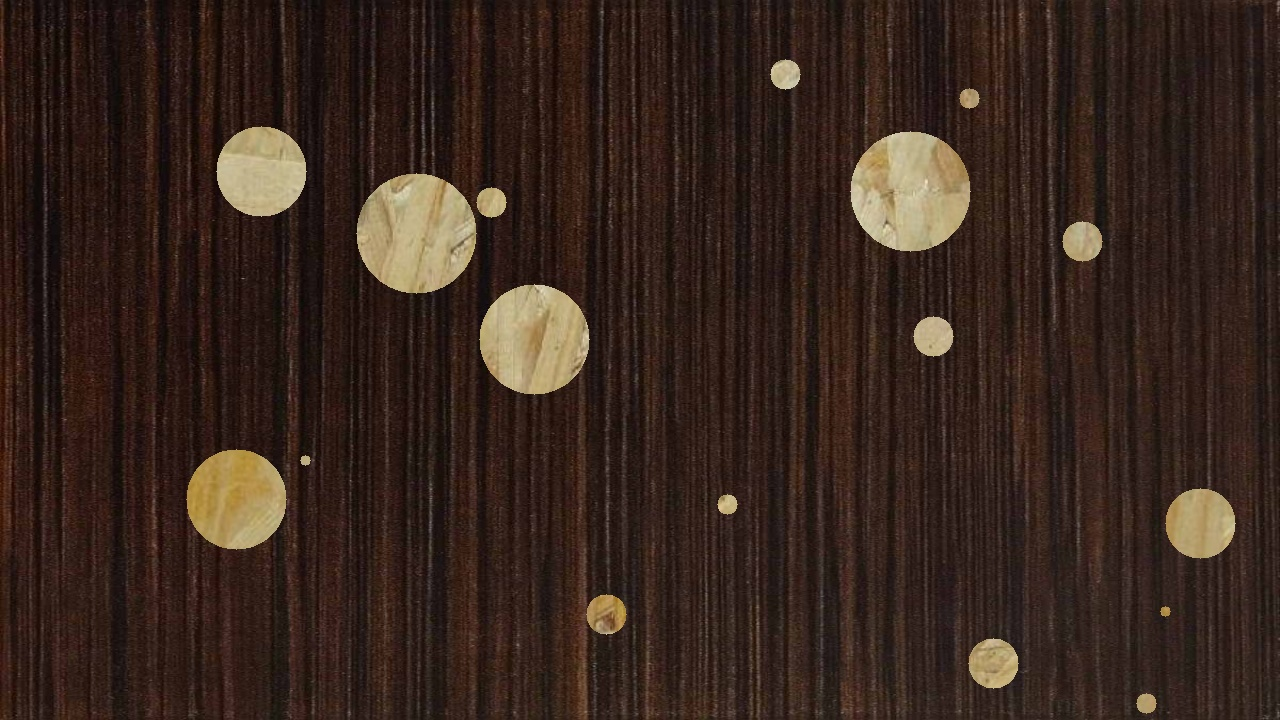
#> input picture project/real_detection/for_search.jpg, 1280 x 720 px
$ python HoughCircle.py
#> lines starting #> are read from the running program, lines starting #| are printed output that depends on the picture; after the words box and inside, x2 and y2 are one past the last pixel; in counts of white or black regions, pixels touching at a corner belong together
import sys
import numpy as np
import cv2 as cv
from skimage.io import imread, imsave


def cv_show(name, image):
    cv.namedWindow(name, cv.WINDOW_NORMAL)
    cv.imshow(name, image)
    cv.waitKey(0)
    cv.destroyAllWindows()

def main(argv):
    default_file = 'for_search.jpg'
    filename = argv[0] if len(argv) > 0 else default_file
    #Загрузка картинки
    src = cv.imread(cv.samples.findFile(filename), cv.IMREAD_COLOR)
#> src is the input picture: shape (720, 1280, 3); mean B, G, R 29.4, 38.2, 55.4
    #Проверка источника
    if src is None:
        print('Error opening image!')
        print('Usage: hough_circle.py [image_name -- default ' + default_file + '] \n')
        return -1

    #Перевод в градацию серого:
    gray_img = cv.cvtColor(src, cv.COLOR_BGR2GRAY)
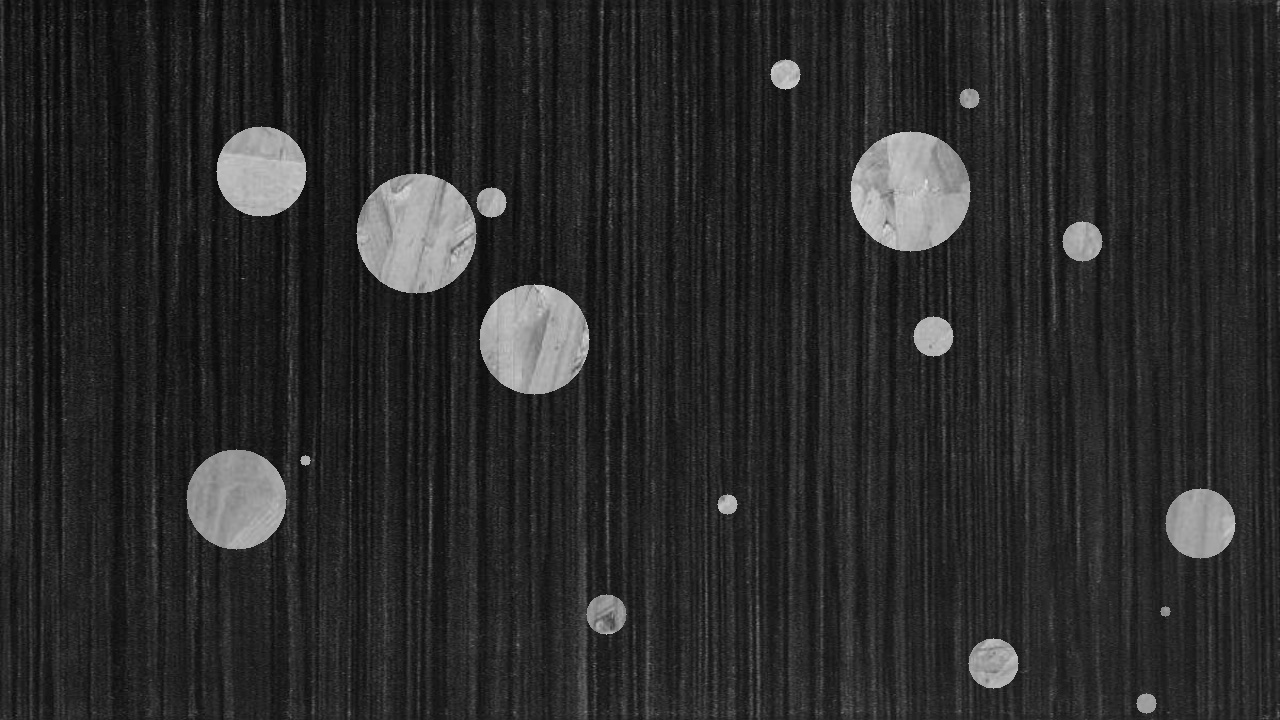
#> gray_img: shape (720, 1280); min 3, max 229, mean 42.4
    gray_img = cv.medianBlur(gray_img, 5)   #Применение срединного размытия, чтобы уменьшить шум и избежать ложного обнаружения окружности:
    cv_show('gray_image', gray_img)

    rows = gray_img.shape[0]    #количество рядов
#> rows = 720
    canny_img = cv.Canny(gray_img, 50, 150) #применение детектора границ кенни
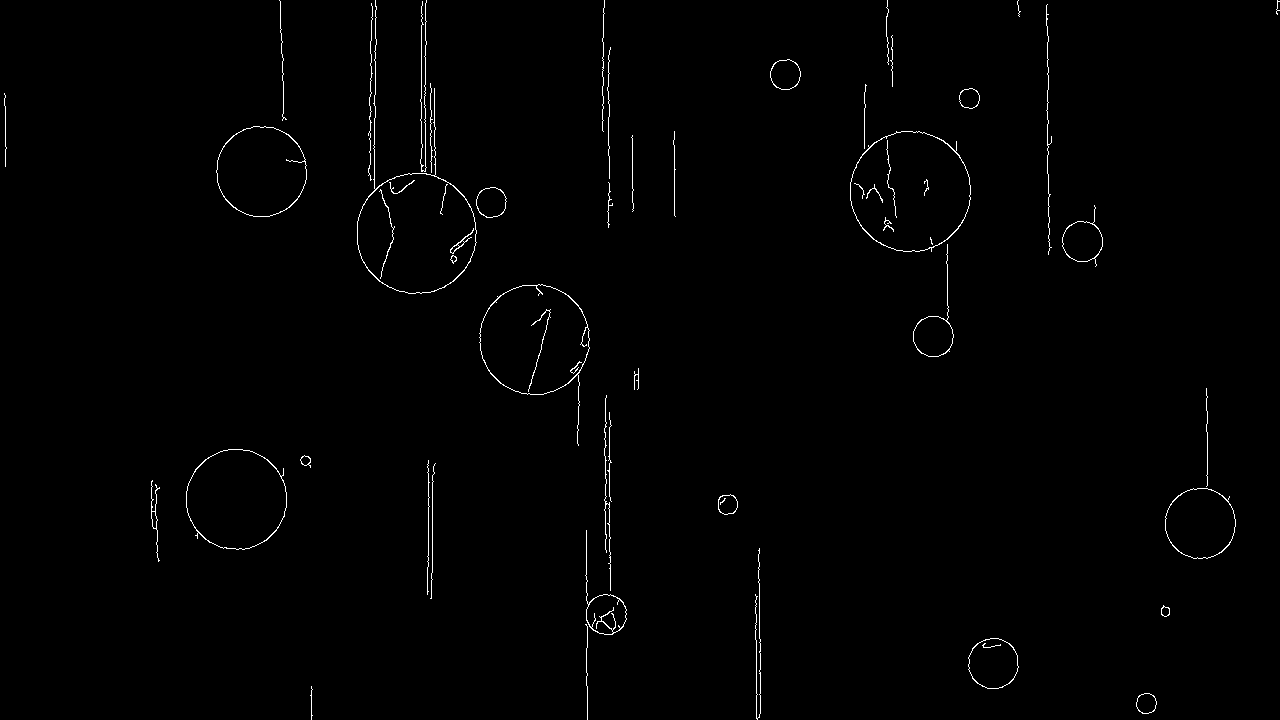
#> canny_img: shape (720, 1280); 0.84% white in thin lines or dots
    cv_show('canny_image', canny_img)

    # Применение алгоритма Хафа
    # - gray: Входное изображение (в градации серого).
    # - circles: Вектор из трех значений: xc,yc,r для каждого найденного круга.
    # - HOUGH_GRADIENT: Метод обнаружения
    # - dp = 1: Обратное соотношение разрешения.
    # - min_dist = gray.rows/16: Минимальное расстояние между координатами центра (x, y) обнаруженных окружностей.
    # Если min_dist слишком мало, может быть (ошибочно) обнаружено несколько кругов в том же районе, что и оригинал.
    # Если min_dist слишком велико, то некоторые круги могут вообще не обнаруживаться.
    # - param_1 = 200: Верхний порог для внутреннего детектора Canny.
    # - param_2 = 100*: Пороговое значение накопителя для метода cv.HOUGH_GRADIENT.
    # Чем меньше пороговое значение, тем больше кругов будет обнаружено (включая ложные круги).
    # Чем больше порог, тем больше кругов потенциально будет возвращено.
    # - min_radius = 0: Минимальный радиус кругов
    # - max_radius = 0: Максимальный радиус кругов
    # большее количество определенных кругов получается путем оптимального подбора параметров
    # меняем параметр расстояния , пороговые значения алгоритма Кенни и накопителя градиента,
    # также явно прописывам минимальный и максимальный радиусы
    circles = cv.HoughCircles(gray_img, cv.HOUGH_GRADIENT, 1, rows/32,
                              param1=80, param2=20,
                              minRadius=2, maxRadius=50)
#> circles = 20 rows, first 8: [260.5, 170.5, 44.9], [1081.5, 241.5, 19.9], [429.5, 214.5, 37.2], [1198.5, 522.5, 33.5], [932.5, 335.5, 19.4], [905.5, 178.5, 47.2], [994.5, 663.5, 25.2], [649.5, 140.5, 42.7]

    if circles is not None:

        circles = np.uint16(np.around(circles))
#> circles = 20 rows, first 8: [260, 170, 45], [1082, 242, 20], [430, 214, 37], [1198, 522, 34], [932, 336, 19], [906, 178, 47], [994, 664, 25], [650, 140, 43]
        count = 0
        for i in circles[0, :]:
            center = (i[0], i[1])
            # центр круга
            cv.circle(src, center, 1, (0, 100, 100), 3)
            # окружность
            radius = i[2]
            cv.circle(src, center, radius, (255, 0, 255), 3)
            print(f"{count + 1}.({i[0]}, {i[1]}), diameter: {round(i[2] / 5)}")
            count += 1
#> this loop made 20 passes
#> (center, radius) on passes 1 to 12: ((260, 170), 45), ((1082, 242), 20), ((430, 214), 37), ((1198, 522), 34), ((932, 336), 19), ((906, 178), 47), ((994, 664), 25), ((650, 140), 43), ((784, 74), 15), ((388, 150), 37), ((670, 660), 43), ((602, 616), 15)
#| 1.(260, 170), diameter: 9
#| 2.(1082, 242), diameter: 4
#| 3.(430, 214), diameter: 7
#| 4.(1198, 522), diameter: 7
#| 5.(932, 336), diameter: 4
#| 6.(906, 178), diameter: 9
#| 7.(994, 664), diameter: 5
#| 8.(650, 140), diameter: 9
#> (further printed lines are left out)
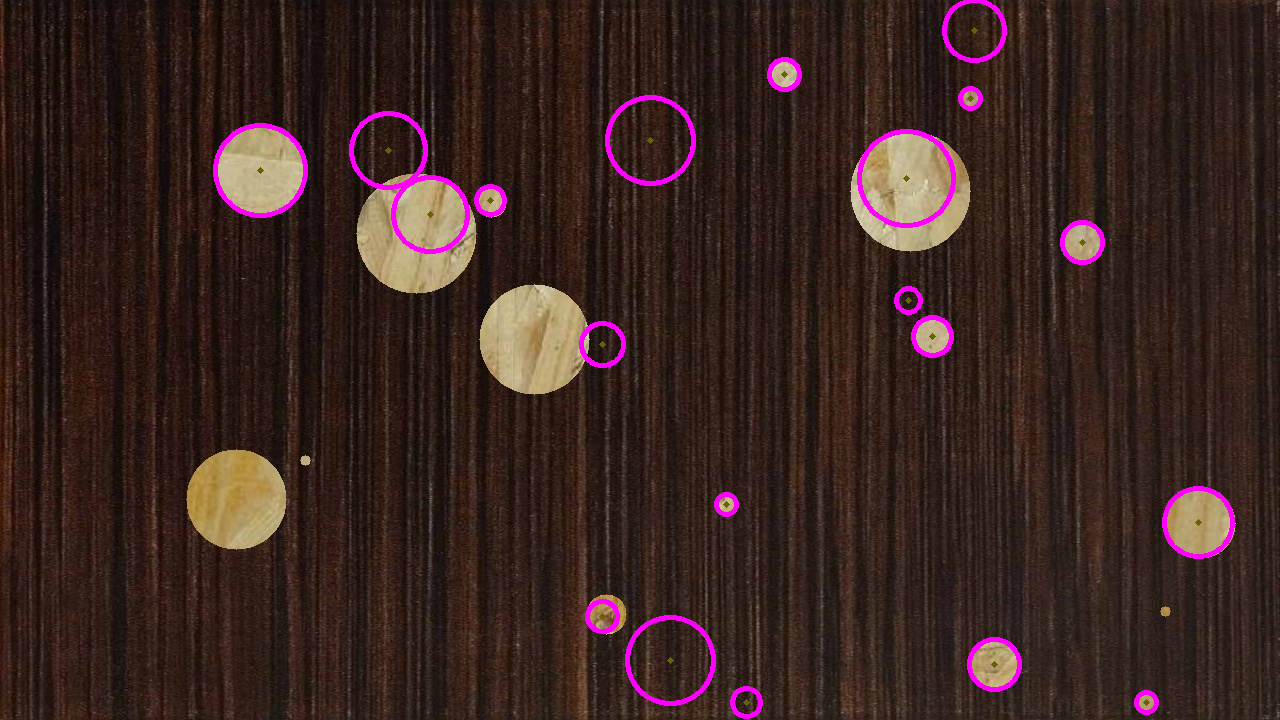
#> src: shape (720, 1280, 3); 1.75% of pixels changed, all inside (x1, y1, x2, y2) = (213, 0, 1235, 719)
#> after the loop, count = 20
            # вывод текста
            # cv.putText(src, f'{str(count)} radius={int(i[2] /10 / 2 * 10)}', (i[0], i[1]),
            #       cv.FONT_HERSHEY_COMPLEX, 4, (0, 0, 255), 2)

    cv_show('detected circles', src)
#> (the run stopped early here; a loop or call above may not have finished)
